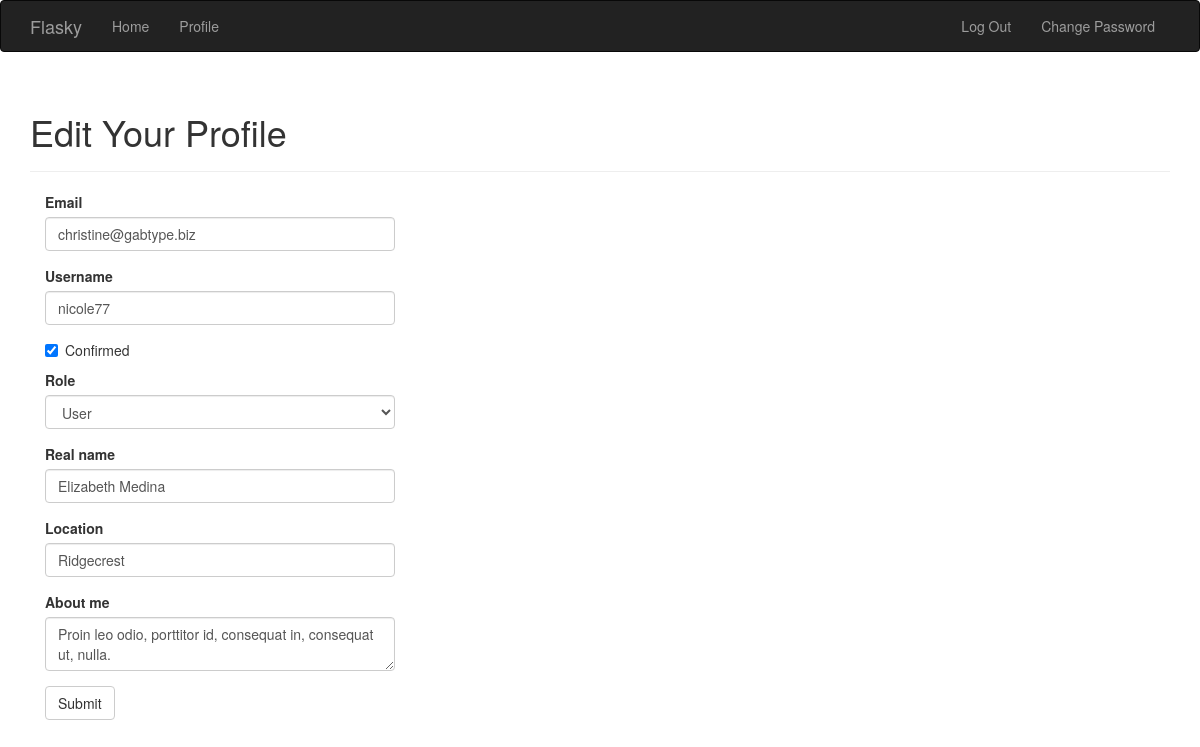
The app's page /edit-profile/41 (signed in) with its own data.
### app/models.py (models this page shows, shortened)
class User(UserMixin,db.Model):
    __tablename__ = 'users'
    id = db.Column(db.Integer, primary_key=True)
    username = db.Column(db.String(64), unique=True, index=True)  #index为此列创建索引
    role_id = db.Column(db.Integer, db.ForeignKey('roles.id'))
    password_hash = db.Column(db.String(128))  #密码散列值
    email = db.Column(db.String(64), unique=True, index=True)  #使用邮箱进行登录
    confirmed = db.Column(db.Boolean, default=False)  #邮箱验证 如果验证成功，则值为True
    name = db.Column(db.String(64))  #真实姓名
    location = db.Column(db.String(64))  #地址
    about_me = db.Column(db.Text())  #我的介绍
    member_since = db.Column(db.DateTime(), default=datetime.utcnow)  #注册日期
    last_seen = db.Column(db.DateTime(), default=datetime.utcnow)  #最后一次登录信息
    posts = db.relationship('Post', backref='author', lazy='dynamic')  #用户与文章的一对多
    def can(self, permissions):  #检查用户是否拥有此权限
        return self.role is not None and \
               (self.role.permissions & permissions) == permissions
    @property  #property 将方法设置为属性
    def password(self):  #如果get密码将返回错误
        raise AttributeError('password is not a readable attribute')
    def ping(self):  #刷新用户的最后一次访问时间
        self.last_seen = datetime.utcnow()
        db.session.add(self)

### app/main/views.py (the view, shortened to what this page needs)
@main.route('/edit-profile/<int:id>', methods=['GET', 'POST'])
@login_required
@admin_required
def edit_profile_admin(id):
    user = User.query.get_or_404(id)
    form = EditProfileAdminForm(user=user)
    form.email.data = user.email
    form.username.data = user.username
    form.confirmed.data = user.confirmed
    form.role.data = user.role_id
    form.name.data = user.name
    form.location.data = user.location
    form.about_me.data = user.about_me
    return render_template('edit_profile.html', form=form, user=user)

### app/main/forms.py (shortened to what this page needs)
class EditProfileAdminForm(Form):
    email = StringField('Email', validators=[Required(), Length(1, 64),
                                             Email()])
    username = StringField('Username', validators=[
        Required(), Length(1, 64), Regexp('^[A-Za-z][A-Za-z0-9_.]*$', 0,
                                          'Usernames must have only letters, '
                                          'numbers, dots or underscores')])
    confirmed = BooleanField('Confirmed')
    role = SelectField('Role', coerce=int)
    name = StringField('Real name', validators=[Length(0, 64)])
    location = StringField('Location', validators=[Length(0, 64)])
    about_me = TextAreaField('About me')
    submit = SubmitField('Submit')
    def __init__(self, user, *args, **kwargs):
        super(EditProfileAdminForm, self).__init__(*args, **kwargs)
        self.role.choices = [(role.id, role.name)
                             for role in Role.query.order_by(Role.name).all()]
        self.user = user

### app/auth/views.py (called while the page is built)
@auth.before_app_request
def before_request():
    if current_user.is_authenticated:
        current_user.ping()
        if not current_user.confirmed and request.endpoint[:5] != 'auth.':
            return redirect(url_for('auth.unconfirmed'))

### app/main/__init__.py (called while the page is built)
@main.app_context_processor  #在模板中也需要验证权限，将Permission设为模板上下文，避免每次传参
def inject_permissions():
    return dict(Permission=Permission)

### app/models.py (called while the page is built)
@login_manager.user_loader
def load_user(user_id):
    return User.query.get(int(user_id))

### app/templates/edit_profile.html (shortened to what this page needs)
{% extends "base.html" %}
{% import "bootstrap/wtf.html" as wtf %}
{% block page_content %}
<div class="page-header">
    <h1>Edit Your Profile</h1>
</div>
<div class="col-md-4">
    {{ wtf.quick_form(form) }}
</div>
{% endblock %}

### records on screen
User: email "christine@gabtype.biz", username "nicole77", confirmed "☑", role "User", name "Elizabeth Medina", location "Ridgecrest", about_me "Proin leo odio, porttitor id, consequat in, consequat ut, nulla."
